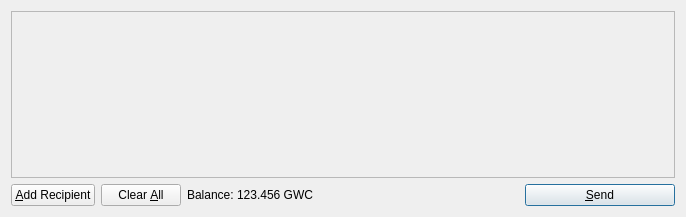
<?xml version="1.0" encoding="UTF-8"?>
<ui version="4.0">
 <class>SendCoinsDialog</class>
 <widget class="QDialog" name="SendCoinsDialog">
  <property name="geometry">
   <rect>
    <x>0</x>
    <y>0</y>
    <width>686</width>
    <height>217</height>
   </rect>
  </property>
  <property name="windowTitle">
   <string>Send Coins</string>
  </property>
  <layout class="QVBoxLayout" name="verticalLayout">
   <item>
    <widget class="QScrollArea" name="scrollArea">
     <property name="widgetResizable">
      <bool>true</bool>
     </property>
     <widget class="QWidget" name="scrollAreaWidgetContents">
      <property name="geometry">
       <rect>
        <x>0</x>
        <y>0</y>
        <width>666</width>
        <height>165</height>
       </rect>
      </property>
      <layout class="QVBoxLayout" name="verticalLayout_2">
       <property name="margin">
        <number>0</number>
       </property>
       <item>
        <layout class="QVBoxLayout" name="entries">
         <property name="spacing">
          <number>6</number>
         </property>
        </layout>
       </item>
       <item>
        <spacer name="verticalSpacer">
         <property name="orientation">
          <enum>Qt::Vertical</enum>
         </property>
         <property name="sizeHint" stdset="0">
          <size>
           <width>20</width>
           <height>40</height>
          </size>
         </property>
        </spacer>
       </item>
      </layout>
     </widget>
    </widget>
   </item>
   <item>
    <layout class="QHBoxLayout" name="horizontalLayout">
     <item>
      <widget class="QPushButton" name="addButton">
       <property name="toolTip">
        <string>Send to multiple recipients at once</string>
       </property>
       <property name="text">
        <string>&amp;Add Recipient</string>
       </property>
       <property name="icon">
        <iconset resource="../bitcoin.qrc">
         <normaloff>:/icons/add</normaloff>:/icons/add</iconset>
       </property>
       <property name="autoDefault">
        <bool>false</bool>
       </property>
      </widget>
     </item>
     <item>
      <widget class="QPushButton" name="clearButton">
       <property name="sizePolicy">
        <sizepolicy hsizetype="Minimum" vsizetype="Fixed">
         <horstretch>0</horstretch>
         <verstretch>0</verstretch>
        </sizepolicy>
       </property>
       <property name="toolTip">
        <string>Remove all transaction fields</string>
       </property>
       <property name="text">
        <string>Clear &amp;All</string>
       </property>
       <property name="icon">
        <iconset resource="../bitcoin.qrc">
         <normaloff>:/icons/remove</normaloff>:/icons/remove</iconset>
       </property>
       <property name="autoRepeatDelay">
        <number>300</number>
       </property>
       <property name="autoDefault">
        <bool>false</bool>
       </property>
      </widget>
     </item>
     <item>
      <layout class="QHBoxLayout" name="horizontalLayout_2">
       <property name="spacing">
        <number>3</number>
       </property>
       <item>
        <widget class="QLabel" name="label">
         <property name="text">
          <string>Balance:</string>
         </property>
        </widget>
       </item>
       <item>
        <widget class="QLabel" name="labelBalance">
         <property name="cursor">
          <cursorShape>IBeamCursor</cursorShape>
         </property>
         <property name="text">
          <string>123.456 GWC</string>
         </property>
         <property name="textInteractionFlags">
          <set>Qt::LinksAccessibleByMouse|Qt::TextSelectableByKeyboard|Qt::TextSelectableByMouse</set>
         </property>
        </widget>
       </item>
      </layout>
     </item>
     <item>
      <spacer name="horizontalSpacer">
       <property name="orientation">
        <enum>Qt::Horizontal</enum>
       </property>
       <property name="sizeHint" stdset="0">
        <size>
         <width>40</width>
         <height>20</height>
        </size>
       </property>
      </spacer>
     </item>
     <item>
      <widget class="QPushButton" name="sendButton">
       <property name="minimumSize">
        <size>
         <width>150</width>
         <height>0</height>
        </size>
       </property>
       <property name="toolTip">
        <string>Confirm the send action</string>
       </property>
       <property name="text">
        <string>&amp;Send</string>
       </property>
       <property name="icon">
        <iconset resource="../bitcoin.qrc">
         <normaloff>:/icons/send</normaloff>:/icons/send</iconset>
       </property>
       <property name="default">
        <bool>true</bool>
       </property>
      </widget>
     </item>
    </layout>
   </item>
  </layout>
 </widget>
 <resources>
  <include location="../bitcoin.qrc"/>
 </resources>
 <connections/>
</ui>
